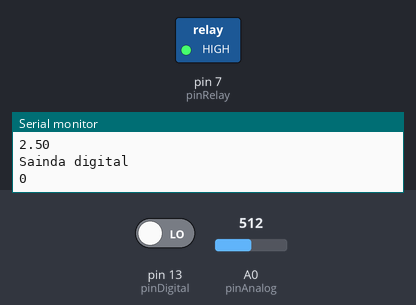
Recording of a sketch running on a simulated Arduino Uno, built with avr-gcc and run on an emulated ATmega328P. Parts: switched loads named in the sketch (green lamp = pin HIGH), the last lines printed to the serial monitor. The inputs (shaded band) are chosen by the test bench; at power-on: pin 13 (pinDigital) LOW, A0 (pinAnalog) = 512.

Above: at 2.8 s.
2.9 s: pin 13 (pinDigital) driven HIGH
At 5.2 s:
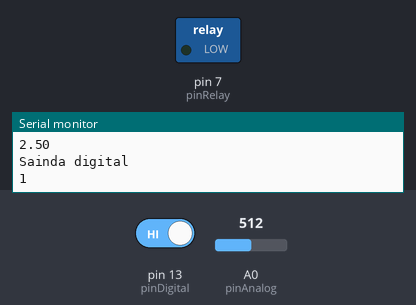
5.6 s: pin 13 (pinDigital) driven LOW
At 6.9 s:
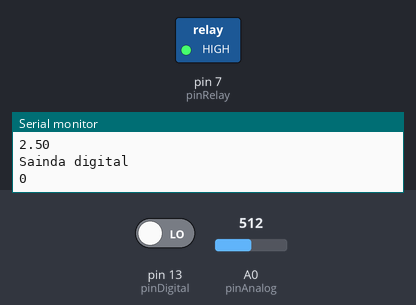
Timing chart, 0 to 8.6 s (numbered marks = the images above; inputs shaded):
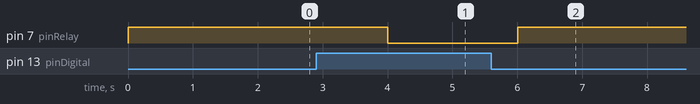

Measured:
- after the input at 2.9 s, pin 7 (pinRelay): HIGH → LOW after 1.1 s
- after the input at 5.6 s, pin 7 (pinRelay): LOW → HIGH after 0.40 s

The sketch:

sketch_may22a.ino
```cpp
#define pinDigital 13
#define pinAnalog 0
#define pinRelay      7

float AnalogOutput = 0;
float voltage = 0;
int LeituraSensor = 0;

// the setup routine runs once when you press reset:
void setup() {
  pinMode(pinDigital, INPUT);
  pinMode(pinRelay, OUTPUT);
  Serial.begin(9600);
}

// the loop routine runs over and over again forever:
void loop() {

  AnalogOutput = analogRead(pinAnalog);
  LeituraSensor = digitalRead(pinDigital);
  float voltage = AnalogOutput * (5.0 / 1023.0);
  Serial.println("Sainda analog");
  Serial.println(voltage);
  Serial.println("Sainda digital");
  Serial.println(LeituraSensor);

  if(LeituraSensor == HIGH)
    digitalWrite(pinRelay,LOW);
  else
    digitalWrite(pinRelay,HIGH);


  delay(2000);

}
```
